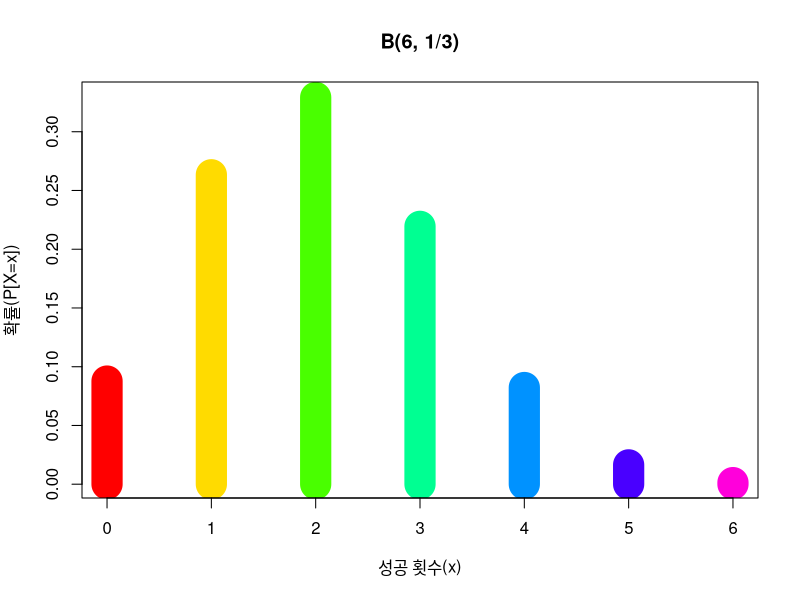
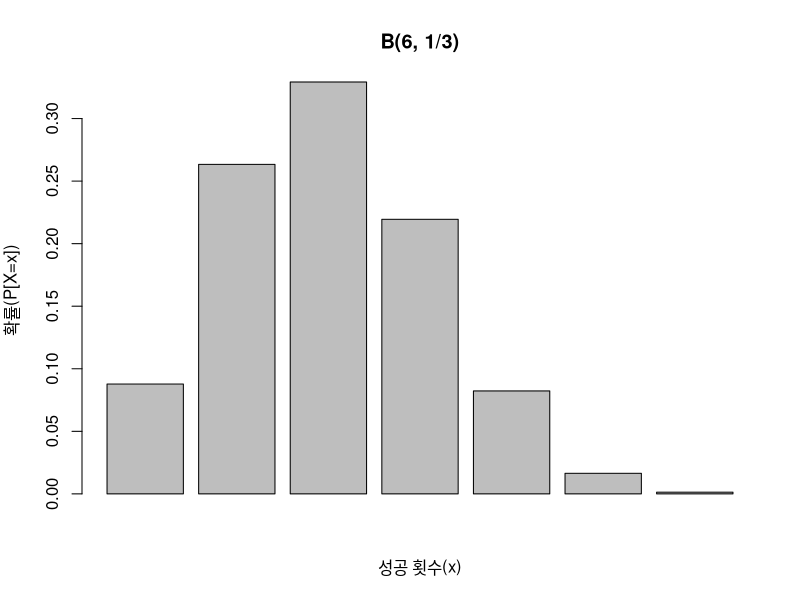
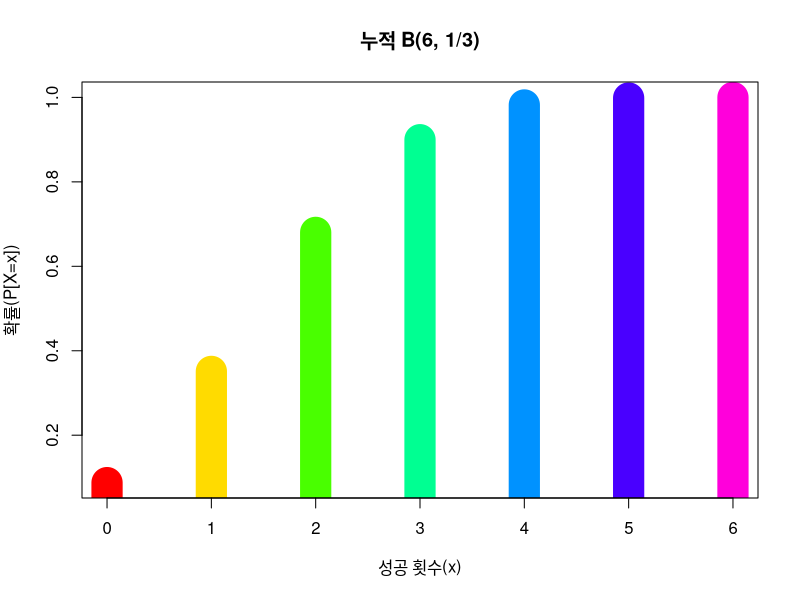
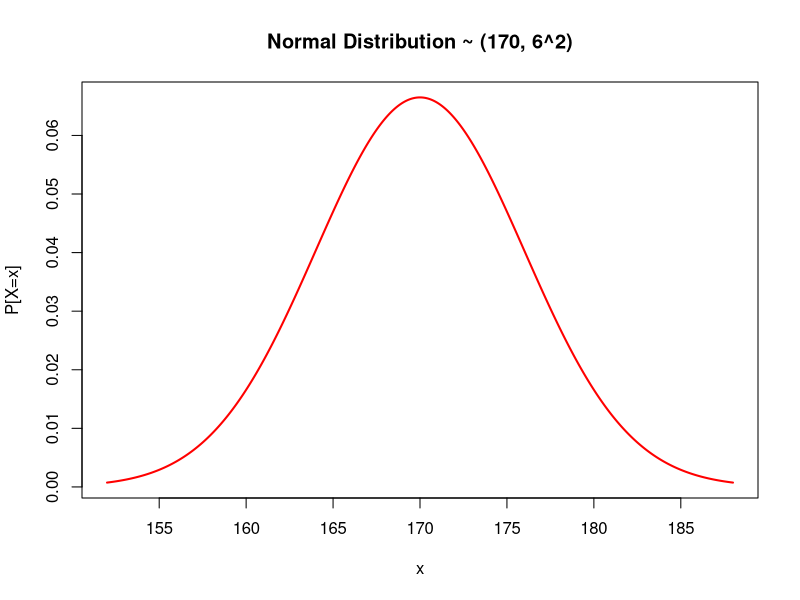
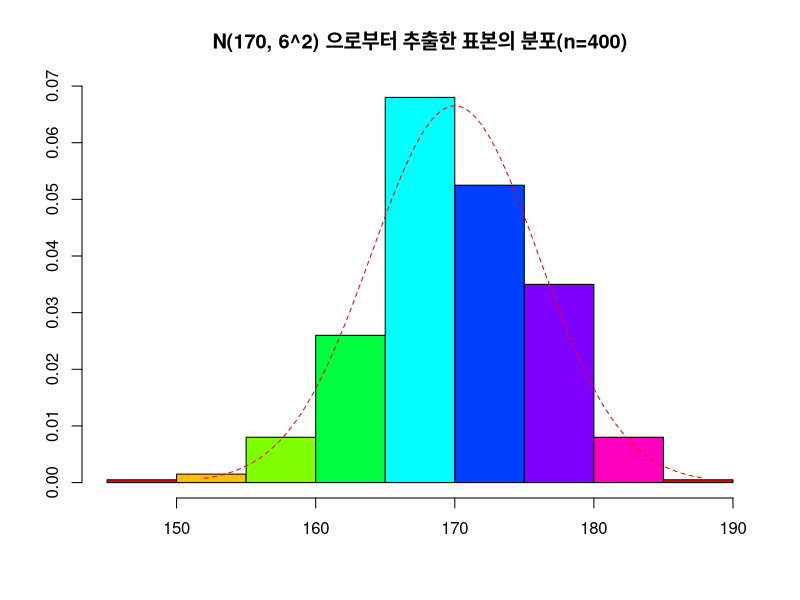
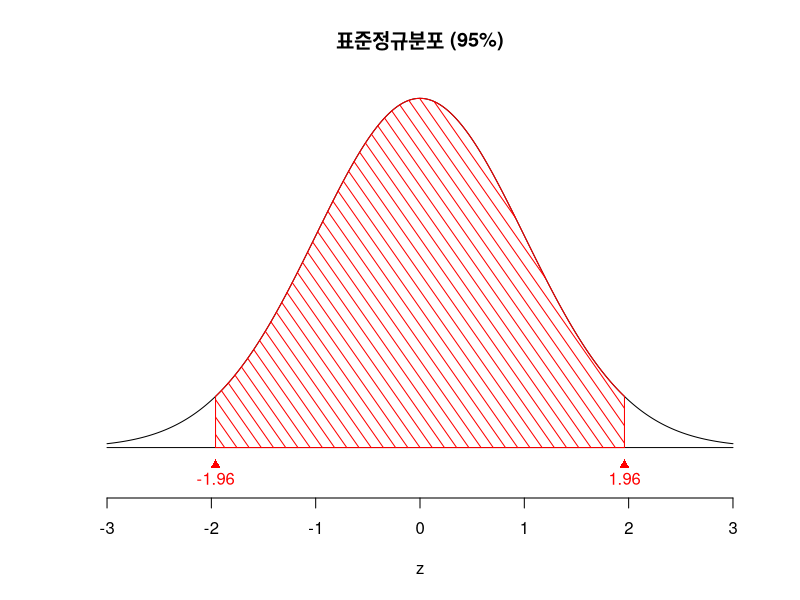

The R source for these figures, in order:
# 3-2. 분포함수

# d ~ 분포 : 값이 주어졌을 때 그 확률
# p ~ 분포 : 값이 주어졌을 때 누적 확률
# q ~ 분포 : 누적확률이 주어졌을 때 그 값
# r ~ 분포 : 난수 생성

# 이항분포
n <- 6
p <- 1/3
x <- 0:n

# dbinom(x, size, prob) 
dbinom(2, size=n, prob=p)
dbinom(4, size=n, prob=p)
px <- dbinom(x, n, p)
plot(x, px, type="h", xlab="성공 횟수(x)", ylab="확률(P[X=x])", 
     main="B(6, 1/3)", col=rainbow(length(x)), lwd=30)
barplot(px, xlab="성공 횟수(x)", ylab="확률(P[X=x])", main="B(6, 1/3)")

# pbinom
pbinom(2, n, p)
pbinom(4, n, p)
pbinom(4, n, p) - pbinom(2, n, p)
px2 <- pbinom(x, n, p)
plot(x, px2, type="h", xlab="성공 횟수(x)", ylab="확률(P[X=x])",
     main="누적 B(6, 1/3)", col=rainbow(length(x)), lwd=30)

# qbinom
qbinom(0.1, n, p)
qbinom(0.5, n, p)

# rbinom
rbinom(10, n, p)

# R의 분포함수를 이용한 기댓값과 분산
n <- 6
p <- 1/3
x <- 0:n
px <- dbinom(x, n, p)
ex = sum(x * px)    # 기대값(Expectation Value)
ex2 = sum(x^2 * px)
vx <- ex2 - ex^2    # 분산(Variance)
vx

n * p               # 이항분포의 기댓값 : np
n * p * (1-p)       # 이항분포의 분산 : np(1-p), npq


# 정규분포
options(digits = 3)
mu <- 170
sigma <- 6
ll <- mu - 3*sigma    # lower limit
ul <- mu + 3*sigma    # upper limit

x <- seq(ll, ul, by=0.01)
nd <- dnorm(x, mean=mu, sd=sigma)
plot(x, nd, type="l", xlab="x", ylab="P[X=x]", 
     lwd=2, main="Normal Distribution ~ (170, 6^2)", col="red")

pnorm(mu, mean=mu, sd=sigma)
pnorm(158, mean=mu, sd=sigma)
pnorm(180, mu, sigma)

qnorm(0.25, mu, sigma)     # 1분위수
qnorm(0.5, mu, sigma)      # 평균값
qnorm(0.975, mu, sigma)    # 신뢰수준 95% 상한값

options(digits=5)
set.seed(5)
smp <- rnorm(400, mean=mu, sd=sigma)
c(mean(smp), sd(smp))
hist(smp, prob=T, main="N(170, 6^2) 으로부터 추출한 표본의 분포(n=400)", 
     xlab="", ylab="", col=rainbow(8), border="black")
lines(x, nd, lty=2, col="red")

# 정규분포의 특징 알아보기
options(digits=3)
mu <- 0
sigma <- 1
p0.05 <- qnorm(0.05, mu, sigma)       # 90% 신뢰수준 값
p0.025 <- qnorm(0.025, mu, sigma)     # 95% 신뢰수준 값
p0.005 <- qnorm(0.005, mu, sigma)     # 99% 신뢰수준 값
p0.05; p0.025; p0.005

pnorm(1.645, mu, sigma) - pnorm(-1.645, mu, sigma)
pnorm(1.96, mu, sigma) - pnorm(-1.96, mu, sigma)
pnorm(2.58, mu, sigma) - pnorm(-2.58, mu, sigma)

# p.143 그림 3-17
par(mfrow=c(1,1))
z <- seq(-3, 3, by=0.001)
z.p <- dnorm(z)
plot(z, z.p, axes=F, type="l", main="표준정규분포 (95%)", ylab="", ylim=c(-0.04, 0.4))
axis(1)

lines(c(-3, 3), c(0, 0))
points(-1.96, -0.02, pch=17, col="red")
text(-1.96, -0.035, "-1.96", col="red")
points(1.96, -0.02, pch=17, col="red")
text(1.96, -0.035, "1.96", col="red")

s <- seq(-1.96, 1.96, by=0.001)
s.z <- dnorm(s, mean=0, sd=1)
s <- c(-1.96, s, 1.96)
s.z <- c(0, s.z, 0)
polygon(s, s.z, col="red", density=10, angle=305)

